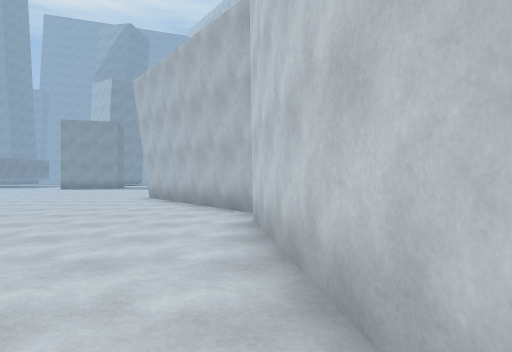
view 1 (above)

21 first-person views from a walk through a Unity game level. The camera is 1.3 m above the floor, looks level and sees 75° across. The floor is counted in squares, 1.81 m on a side. Each view is taken from the middle of a square. On the plan, view 1 faces up. The plan holds only what a view shows up to about 11 squares ahead; the rest is blank. The place goes on beyond the plan. The player is left out.

view 2
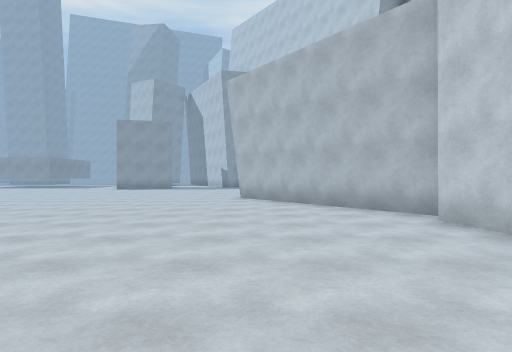

view 3
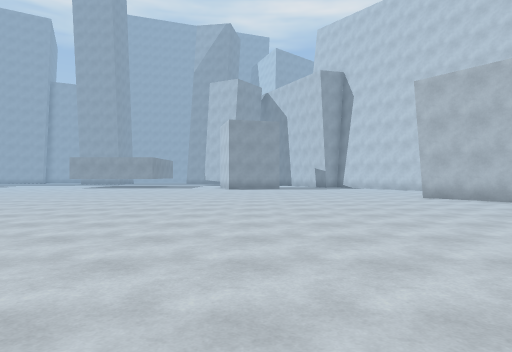

view 4
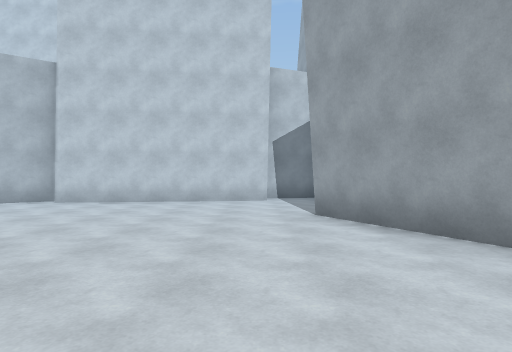

view 5
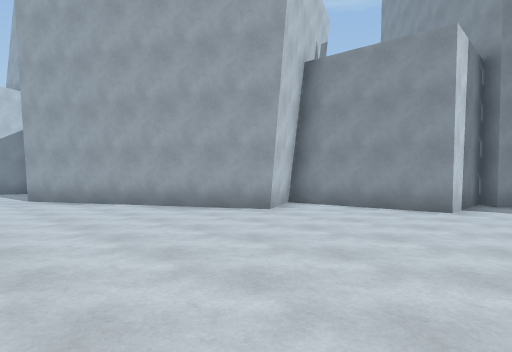

view 6
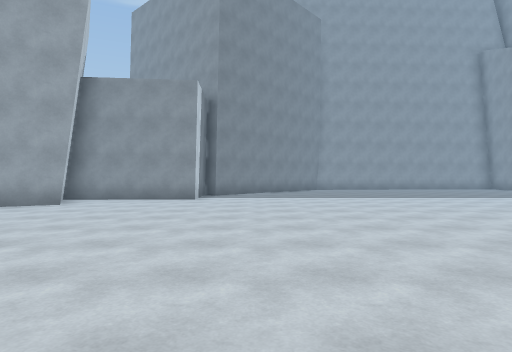

view 7
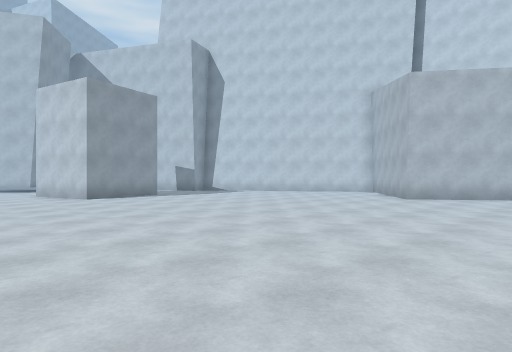

view 8
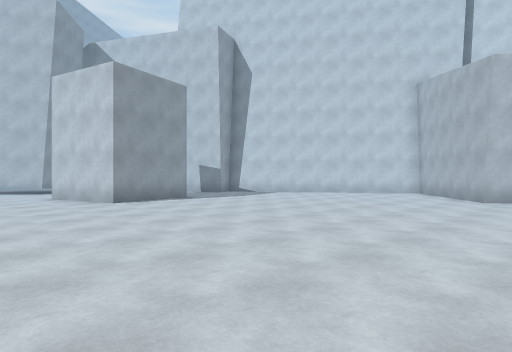

view 9
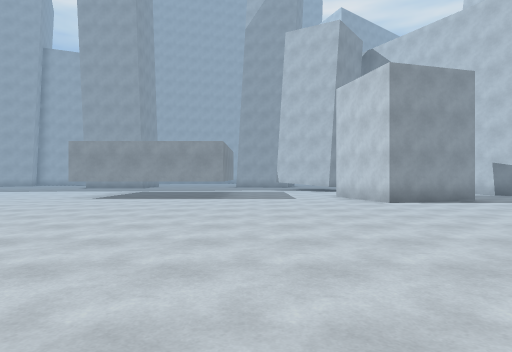

view 10
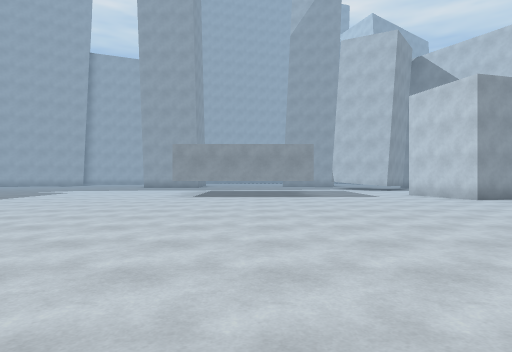

view 11
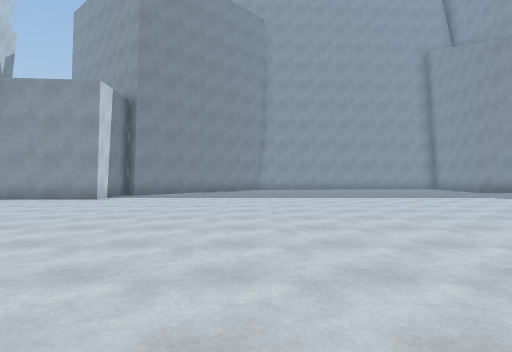

view 12
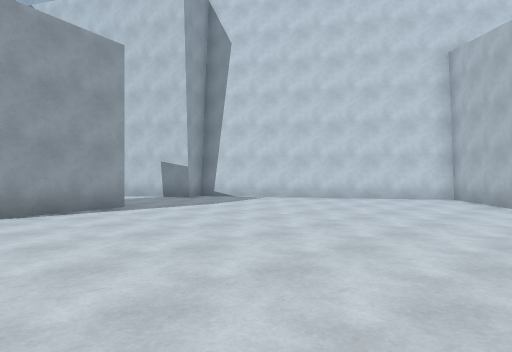

view 13
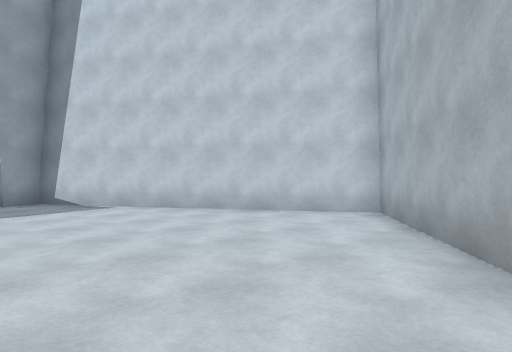

view 14
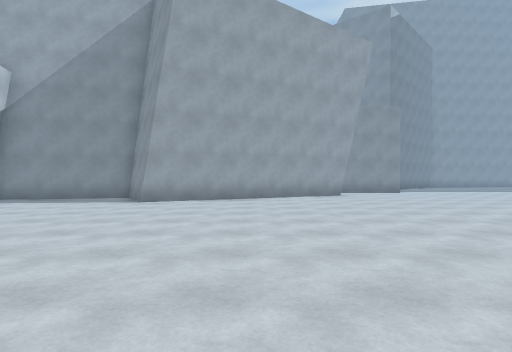

view 15
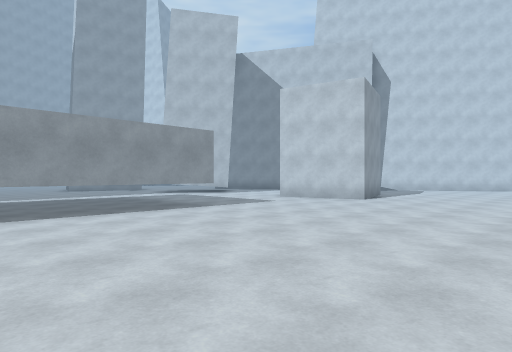

view 16
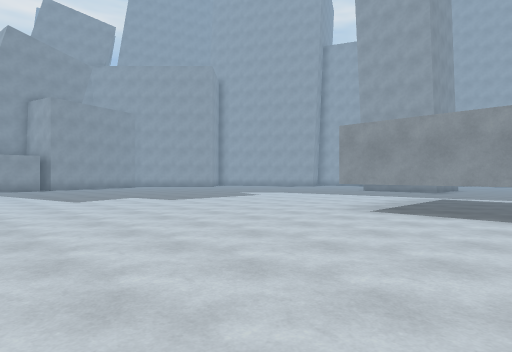

view 17
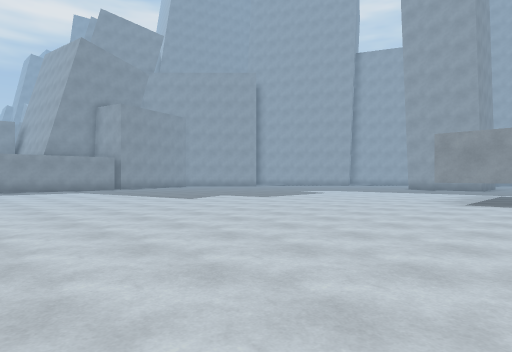

view 18
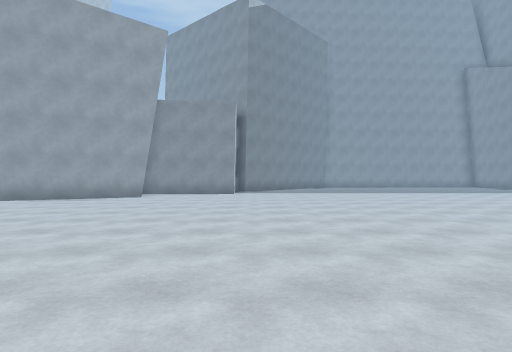

view 19
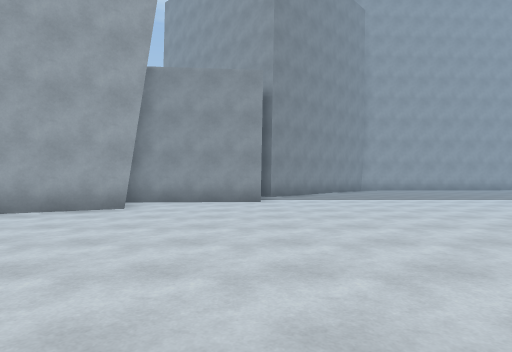

view 20
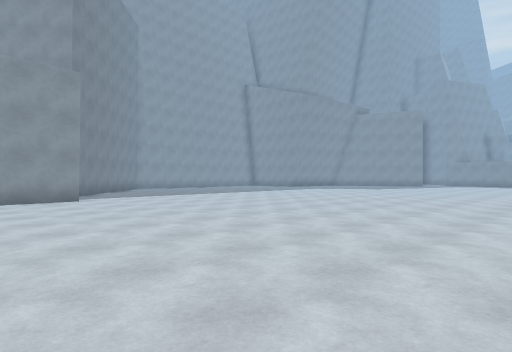

view 21
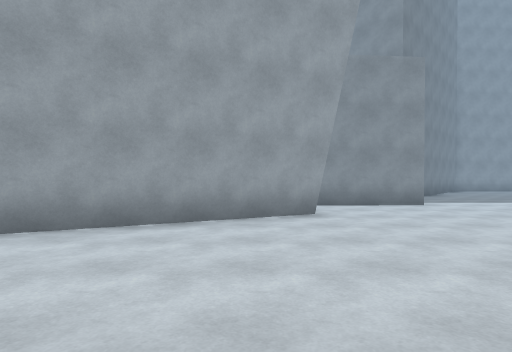

### Floor plan
Points are (right, up) in squares from view 1. A wall is a line through its corners. A room is listed if a view was taken in it or the views show most of it. See-through windows are left out.
Room 1 (views 1, 2, 3, 4, 5, 6, 7, 8, 9, 10, 11, 12, 13, 14, 15, 16, 17, 18, 19, 20, 21)
walls: (-15, 19.4) (-19.9, 19.4); (-12.1, -8.5) (-12.1, -6.2) (-8.2, -6.1) (-9.2, -4.3) (-3, -1.1) (-1.9, -3) (2, -2.1) (1.8, -0.4); (-7.6, 18.6) (-10.4, 17.9) (-11.2, 20.6); (0.4, 5.6) (-3.6, 10.9) (0.3, 13.9) (-3.7, 20.5); (0.7, -0.4) (-0.1, 5.4)

Where each view was taken, in squares from view 1:
view 1: 0 up, 0 right, facing up
view 2: 0 up, 3 left, facing up
view 3: 0 up, 9 left, facing up
view 4: 0 up, 9 left, facing right
view 5: 1 up, 14 left, facing down-right
view 6: 4 up, 14 left, facing down
view 7: 7 up, 14 left, facing up-right
view 8: 9 up, 14 left, facing up-right
view 9: 9 up, 14 left, facing up
view 10: 8 up, 17 left, facing up
view 11: 4 up, 17 left, facing down
view 12: 11 up, 11 left, facing up-right
view 13: 11 up, 6 left, facing up-right
view 14: 8 up, 6 left, facing down
view 15: 13 up, 20 left, facing up-right
view 16: 13 up, 16 left, facing up-left
view 17: 10 up, 17 left, facing up-left
view 18: 7 up, 13 left, facing down
view 19: 3 up, 12 left, facing down
view 20: 4 up, 9 left, facing down-left
view 21: 2 up, 8 left, facing down
